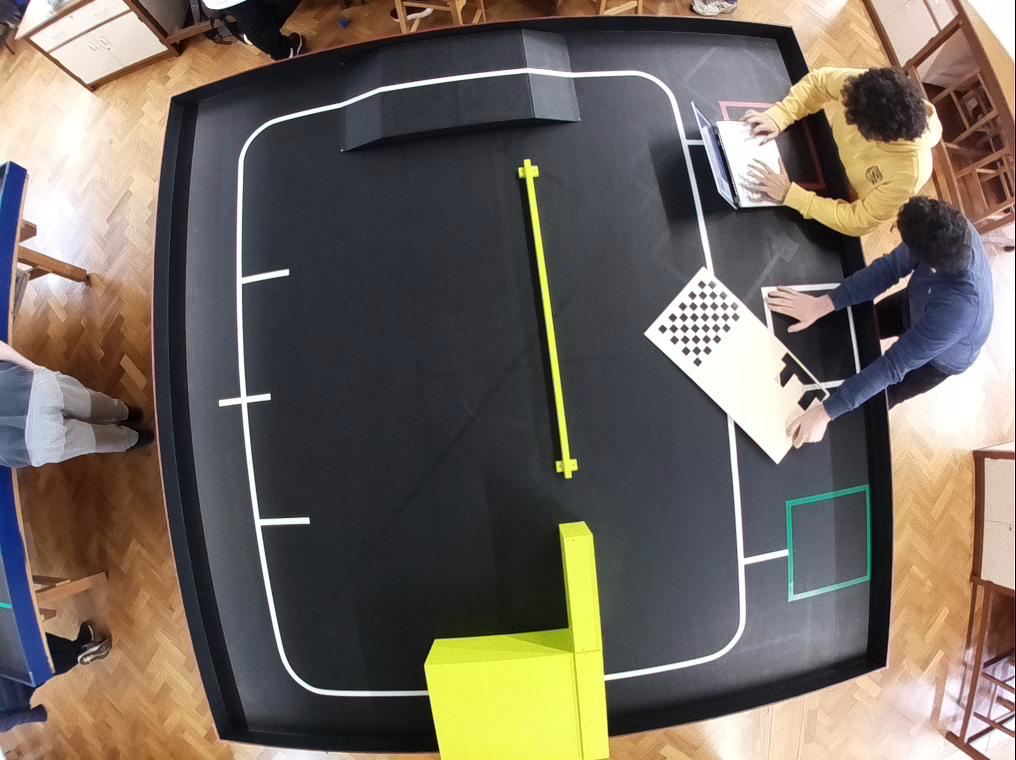
#> input picture 0_IDP_TEST.jpg, 1016 x 760 px, given in place of video.mjpeg, which was not available
$ python qr_code_test.py   (older library calls are emulated)
#> lines starting #> are read from the running program, lines starting #| are printed output that depends on the picture; pictures that were not available may be replaced by others from this repository, and a replacement may not be noted
#> further down, img is the input picture: shape (760, 1016, 3); mean B, G, R 94.7, 103.8, 112.3
### detection_tools.py
import numpy as np
import cv2
import vis_tools as vt
import math
import time
import stream_test as st
import serial

# parameters for camera 1
# DIM specifies the dimensions, K and D are the camera and distortion matrices respectively
DIM = (1016, 760)
K = np.array([[567.4130565572482, 0.0, 501.39791714355], [0.0, 567.3325405728447, 412.9039077874256], [0.0, 0.0, 1.0]])
D = np.array([[-0.05470334257497442], [-0.09142371384400942], [0.17966906821072895], [-0.08708720575337928]])


# ARUCO dictionary (stores the IDs and patterns for all aruco markers) - is references when we initialise which ArUco marker type
#  - the robot has
ARUCO_DICT = {
	"DICT_4X4_50": cv2.aruco.DICT_4X4_50,
	"DICT_4X4_100": cv2.aruco.DICT_4X4_100,
	"DICT_4X4_250": cv2.aruco.DICT_4X4_250,
	"DICT_4X4_1000": cv2.aruco.DICT_4X4_1000,
	"DICT_5X5_50": cv2.aruco.DICT_5X5_50,
	"DICT_5X5_100": cv2.aruco.DICT_5X5_100,
	"DICT_5X5_250": cv2.aruco.DICT_5X5_250,
	"DICT_5X5_1000": cv2.aruco.DICT_5X5_1000,
	"DICT_6X6_50": cv2.aruco.DICT_6X6_50,
	"DICT_6X6_100": cv2.aruco.DICT_6X6_100,
	"DICT_6X6_250": cv2.aruco.DICT_6X6_250,
	"DICT_6X6_1000": cv2.aruco.DICT_6X6_1000,
	"DICT_7X7_50": cv2.aruco.DICT_7X7_50,
	"DICT_7X7_100": cv2.aruco.DICT_7X7_100,
	"DICT_7X7_250": cv2.aruco.DICT_7X7_250,
	"DICT_7X7_1000": cv2.aruco.DICT_7X7_1000,
	"DICT_ARUCO_ORIGINAL": cv2.aruco.DICT_ARUCO_ORIGINAL,
	"DICT_APRILTAG_16h5": cv2.aruco.DICT_APRILTAG_16h5,
	"DICT_APRILTAG_25h9": cv2.aruco.DICT_APRILTAG_25h9,
	"DICT_APRILTAG_36h10": cv2.aruco.DICT_APRILTAG_36h10,
	"DICT_APRILTAG_36h11": cv2.aruco.DICT_APRILTAG_36h11
}

aruco_type = "DICT_4X4_250"

# Using a 4x4 ArUco marker with ID 138

arucoDict = cv2.aruco.Dictionary_get(ARUCO_DICT[aruco_type])

arucoParams = cv2.aruco.DetectorParameters_create()

# Displays ArUCo GUI
# [101 lines left out: functions aruco_display, aruco_detection, return_angle, get_pose, not called in this run]

def undistort(img):
    #function to remove fisheye from an image taken with the overhead camera
    dim1 = img.shape[:2][::-1]
#> dim1 = (1016, 760)

    scaled_K = K * dim1[0] / DIM[0]
    scaled_K[2][2] = 1.0

    new_K = cv2.fisheye.estimateNewCameraMatrixForUndistortRectify(scaled_K, D, dim1, np.eye(3), balance = 0)
    map1, map2 = cv2.fisheye.initUndistortRectifyMap(scaled_K, D, np.eye(3), new_K, dim1, cv2.CV_16SC2)
    undistorted_img = cv2.remap(img, map1, map2, interpolation=cv2.INTER_LINEAR, borderMode=cv2.BORDER_CONSTANT)
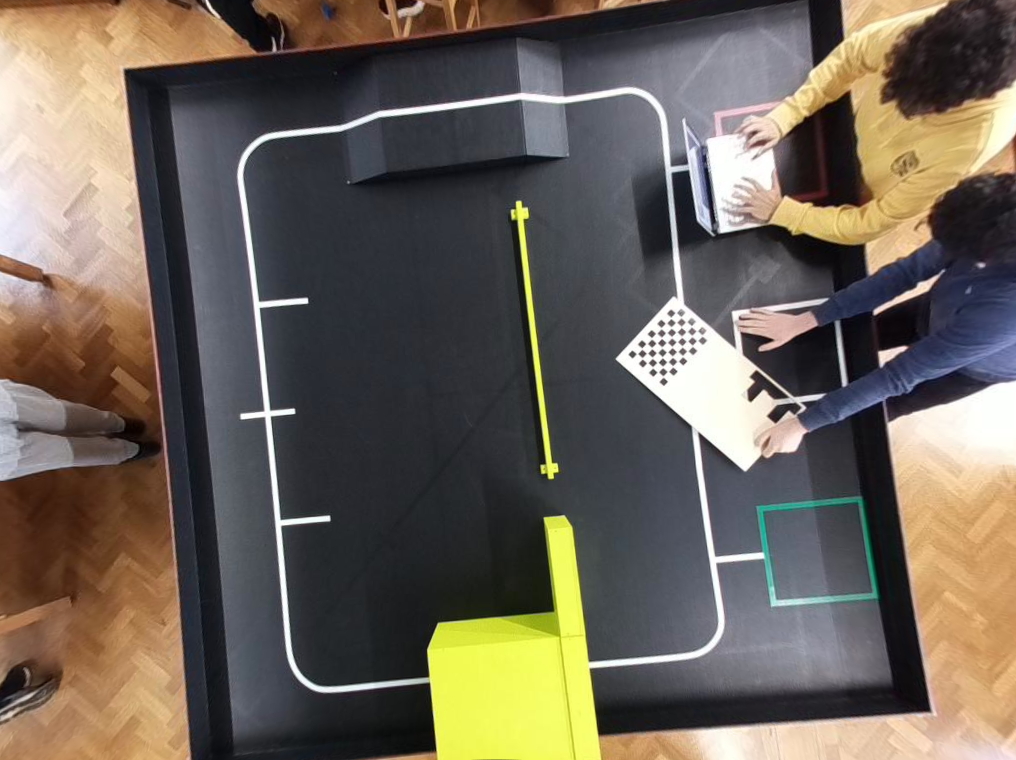
#> undistorted_img: shape (760, 1016, 3); mean B, G, R 88.5, 99.4, 108.2

    return undistorted_img

# [66 lines left out: functions detect_colour, binary_image, detect_obj, detect_objects, rotate_image, find_blue_blocks, not called in this run]

def no_filter_crop(image):
    img = region_of_interest(detect_edge(mask(image)))
    return img

# [24 lines left out: function region_of_interest, not called in this run]

# Canny edge detection (will spit out an image with just lines)
def detect_edge(image):
    edges = cv2.Canny(image, 200, 400)
    return edges

# Mask generation (for white path line detection)
# [284 lines left out: functions mask, dir_head, blue_blocks_start, detect_block, ultrasound_read, initialise and 6 more, not called in this run]


### qr_code_test.py
import numpy as np
import time
import cv2
import detection_tools as dt

url = "http://localhost:8081/stream/video.mjpeg"


ARUCO_DICT = {
	"DICT_4X4_50": cv2.aruco.DICT_4X4_50,
	"DICT_4X4_100": cv2.aruco.DICT_4X4_100,
	"DICT_4X4_250": cv2.aruco.DICT_4X4_250,
	"DICT_4X4_1000": cv2.aruco.DICT_4X4_1000,
	"DICT_5X5_50": cv2.aruco.DICT_5X5_50,
	"DICT_5X5_100": cv2.aruco.DICT_5X5_100,
	"DICT_5X5_250": cv2.aruco.DICT_5X5_250,
	"DICT_5X5_1000": cv2.aruco.DICT_5X5_1000,
	"DICT_6X6_50": cv2.aruco.DICT_6X6_50,
	"DICT_6X6_100": cv2.aruco.DICT_6X6_100,
	"DICT_6X6_250": cv2.aruco.DICT_6X6_250,
	"DICT_6X6_1000": cv2.aruco.DICT_6X6_1000,
	"DICT_7X7_50": cv2.aruco.DICT_7X7_50,
	"DICT_7X7_100": cv2.aruco.DICT_7X7_100,
	"DICT_7X7_250": cv2.aruco.DICT_7X7_250,
	"DICT_7X7_1000": cv2.aruco.DICT_7X7_1000,
	"DICT_ARUCO_ORIGINAL": cv2.aruco.DICT_ARUCO_ORIGINAL,
	"DICT_APRILTAG_16h5": cv2.aruco.DICT_APRILTAG_16h5,
	"DICT_APRILTAG_25h9": cv2.aruco.DICT_APRILTAG_25h9,
	"DICT_APRILTAG_36h10": cv2.aruco.DICT_APRILTAG_36h10,
	"DICT_APRILTAG_36h11": cv2.aruco.DICT_APRILTAG_36h11
}

def return_angle(coords0, coords1, thresh = 0.01):
    x0,y0 = coords0[0], coords0[1]
    x1,y1 = coords1[0], coords1[1]


    if abs(x1-x0) > thresh:
        tan_theta = (y1-y0)/(x1-x0)
        theta = np.arctan(tan_theta)
        theta = theta/np.pi * 180

    else:
        if y1 > y0:
            theta = 90
        else:
            theta = -90

    return theta
def aruco_display(corners, ids, rejected, image):
    if len(corners) > 0:
        print("Detected")
        ids = ids.flatten()

        for (markerCorner, markerID) in zip(corners, ids):
            corners = markerCorner.reshape((4,2))
            (topLeft, topRight, bottomRight, bottomLeft) = corners
            print(corners)

            topRight = (int(topRight[0]), int(topRight[1]))
            bottomRight = (int(bottomRight[0]), int(bottomRight[1]))
            bottomLeft = (int(bottomLeft[0]), int(bottomLeft[1]))
            topLeft = (int(topLeft[0]), int(topLeft[1]))

            cv2.line(image, topLeft, topRight, (0,255,0), 3)
            cv2.line(image, topRight, bottomRight, (0,255,0), 3)
            cv2.line(image, bottomRight, bottomLeft, (0,255,0), 3)
            cv2.line(image, bottomLeft, topLeft, (0,255,0), 3)

            topMid = (int((topRight[0] + topLeft[0])/2.0), int((topRight[1] + topLeft[1])/2.0))
            bottomMid = (int((bottomLeft[0] + bottomRight[0])/2.0), int((bottomLeft[1] + bottomRight[1])/2.0))

            cX = int((topLeft[0] + bottomRight[0])/2.0)
            cY = int((topLeft[1] + bottomRight[1])/2.0)
            cv2.circle(image, (cX,cY), 8, (0,0,255), -1)

            cv2.arrowedLine(img, topMid, bottomMid, (255,0,0), 2)

            angle = return_angle(bottomMid, topMid)
            cv2.putText(image, str(angle), (topMid[0], topMid[1] + 100), cv2.FONT_HERSHEY_SIMPLEX, 0.5, (0,255,0), 2)
            cv2.putText(image, str(markerID), (topLeft[0], topLeft[1] - 10), cv2.FONT_HERSHEY_SIMPLEX, 0.5, (0,255,0),2)
            print("[Inference] ArUco marker ID: {}".format(markerID))

            return image


aruco_type = "DICT_4X4_250"

arucoDict = cv2.aruco.Dictionary_get(ARUCO_DICT[aruco_type])

arucoParams = cv2.aruco.DetectorParameters_create()


cap = cv2.VideoCapture(url)

cap.set(cv2.CAP_PROP_FRAME_WIDTH, 1280)
cap.set(cv2.CAP_PROP_FRAME_HEIGHT, 720)

while cap.isOpened():
    ret, img = cap.read()
    img = dt.undistort(img)

    h, w, _ = img.shape
#> h = 760; w = 1016

    width = 1000
    height = int(width*(h/w))
#> height = 748
    img = cv2.resize(img, (width, height), interpolation=cv2.INTER_CUBIC )
#> img: shape (748, 1000, 3)

    corners, ids, rejected = cv2.aruco.detectMarkers(img, arucoDict, parameters=arucoParams)
#> corners = (); ids = None; rejected = 13 items

    detected_markers = aruco_display(corners, ids, rejected, img)

    try:
        cv2.imshow("image", detected_markers)
    except:
        cv2.imshow("image", img)

    key = cv2.waitKey(1) & 0xFF
#> (key q is pressed here)
    if key == ord('q'):
        break

cv2.destroyAllWindows()
cap.release()

$ run again, on 10_IDP_TEST.jpg
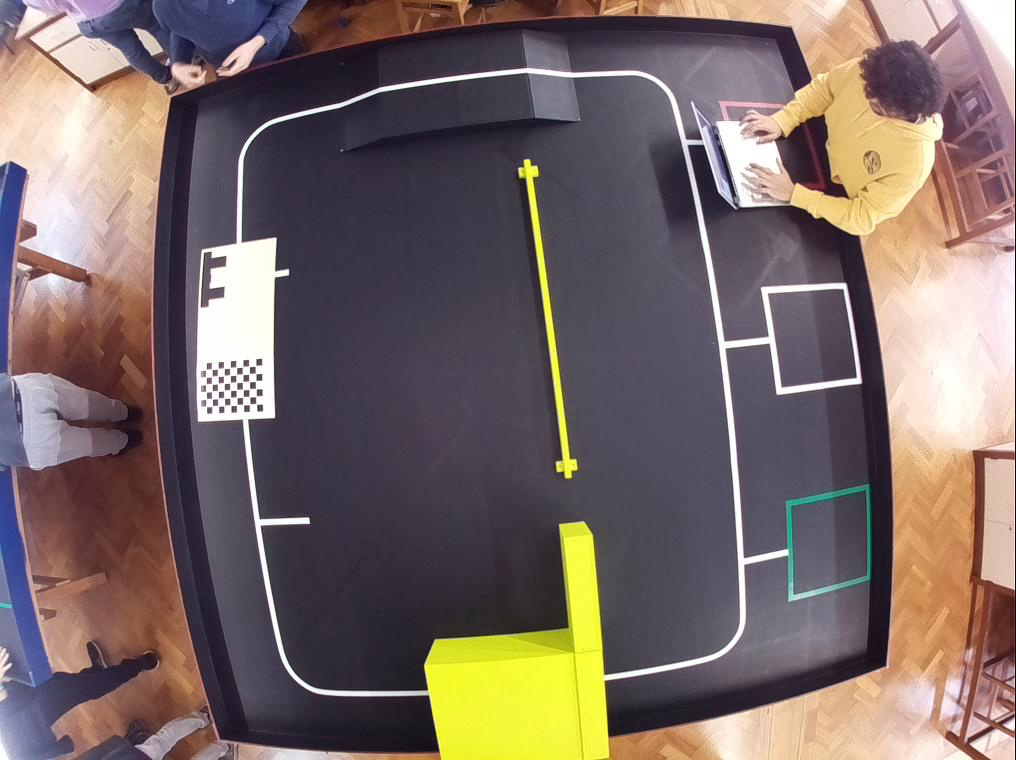
#> input picture 10_IDP_TEST.jpg, 1016 x 760 px, given in place of video.mjpeg, which was not available
#> img is the input picture: shape (760, 1016, 3); mean B, G, R 102.2, 106, 121
#> in undistort, `undistorted_img = cv2.remap(img, map1, map2, interpolation=cv2.INTER_L..`:
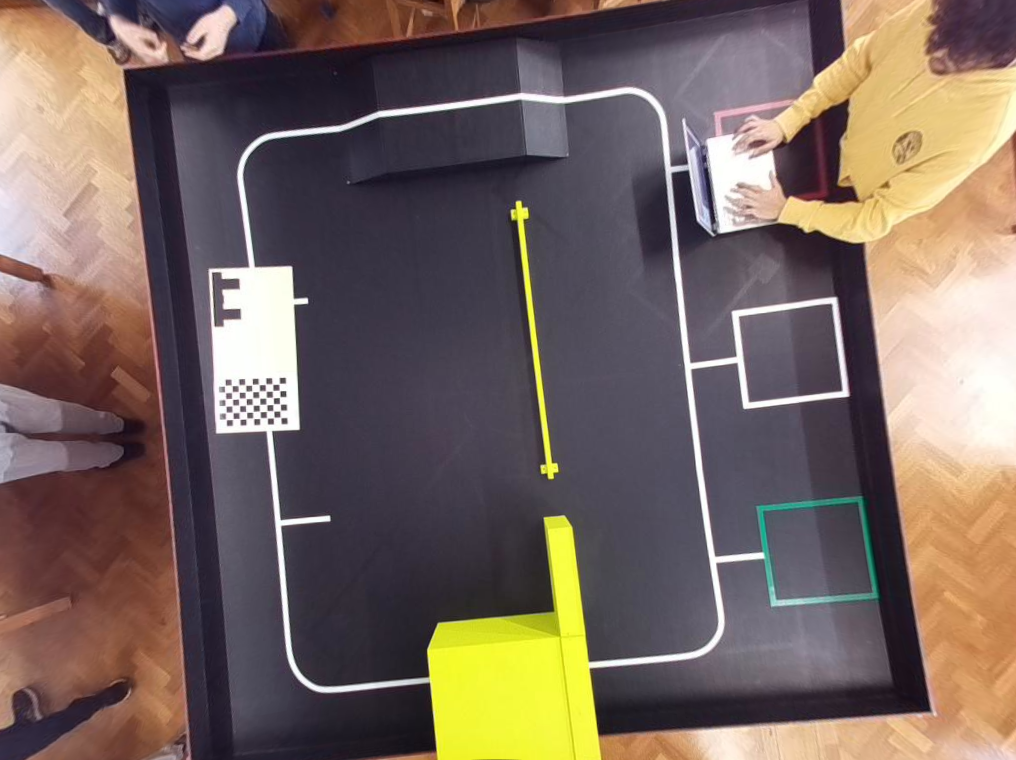
#> undistorted_img: shape (760, 1016, 3); mean B, G, R 95.6, 102.9, 119.2
#> img: shape (748, 1000, 3)
#> corners = (); ids = None; rejected = 14 items

$ run again, on 11_IDP_TEST.jpg
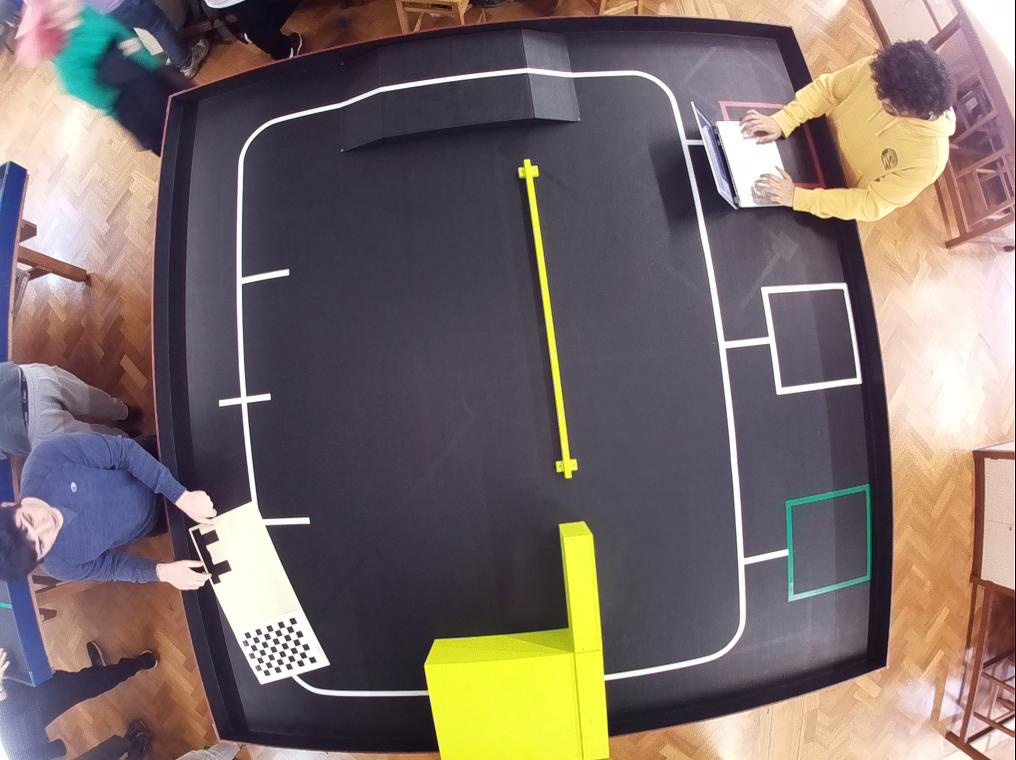
#> input picture 11_IDP_TEST.jpg, 1016 x 760 px, given in place of video.mjpeg, which was not available
#> img is the input picture: shape (760, 1016, 3); mean B, G, R 105.8, 108.1, 121.3
#> in undistort, `undistorted_img = cv2.remap(img, map1, map2, interpolation=cv2.INTER_L..`:
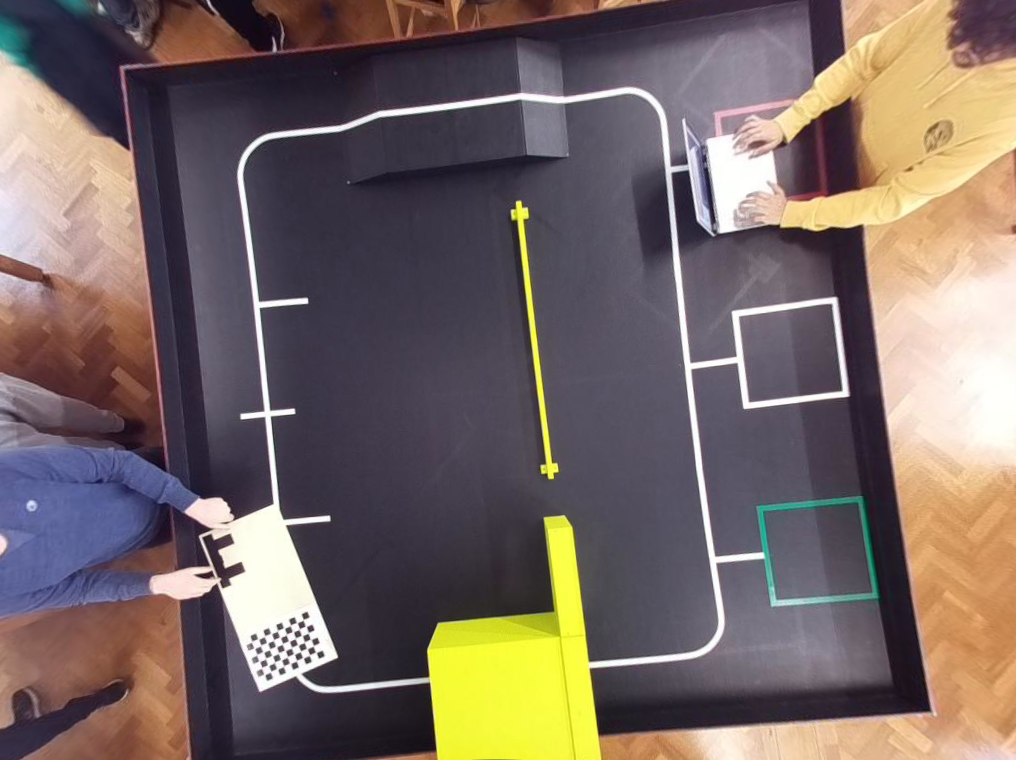
#> undistorted_img: shape (760, 1016, 3); mean B, G, R 100.2, 104.8, 119.1
#> img: shape (748, 1000, 3)
#> corners = (); ids = None; rejected = 15 items
